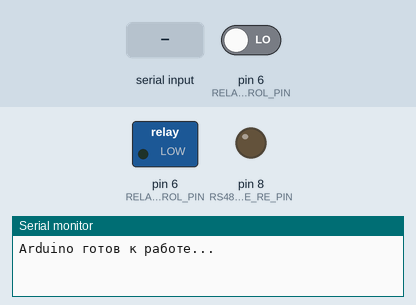
This sketch was run on a simulated Arduino Uno, built with avr-gcc and run on an emulated ATmega328P. On the bench: switched loads named in the sketch (green lamp = pin HIGH), output pins drawn as LEDs (lit = HIGH), the last lines printed to the serial monitor. The test bench sets the inputs (shaded band); at power-on: pin 6 (RELAY_CONTROL_PIN) LOW.

Above: at 1.2 s.
1.3 s: "1" received over the second serial link
At 2.7 s:
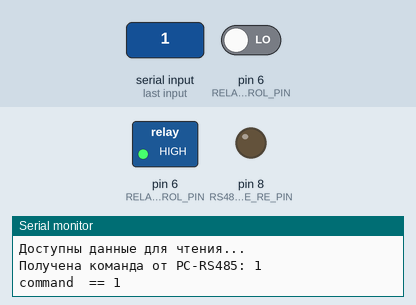
3.9 s: "2" received over the second serial link
Timing chart, 0 to 6.9 s (numbered marks = the images above; inputs shaded):
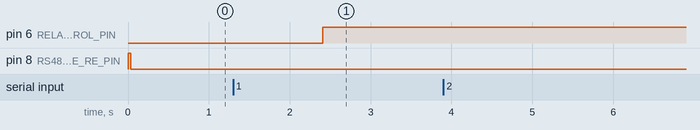

Measured:
- after the input at 1.3 s, pin 6 (RELAY_CONTROL_PIN): LOW → HIGH after 1.1 s

The sketch:

sketch.ino
```cpp
#include <SoftwareSerial.h>

// Правильно: SoftwareSerial(RX_пин, TX_пин)
// RX_пин = 10 (принимает от RO)
// TX_пин = 11 (передает к DI)
// Пин 10 (RX) ← RO (RS485) ← RS485 передаёт ← Arduino принимает (зелёный)
// Пин 11 (TX) → DI (RS485) → Arduino передаёт → RS485 принимает (оранжевый)
SoftwareSerial RS485_Serial(10, 11);

// DE and RE pins (RS485 module) to pin 8 arduino digital
const int RS485_DE_RE_PIN = 8;

// Relay control pin to pin 6 arduino digital
const int RELAY_CONTROL_PIN = 6;

class State
{
public:
    void send_state()
    {
      // 1. Считываем состояние пина 6 и сохраняем его в переменную
      int pinState = digitalRead(6);

      // 2. Проверяем считанное состояние
      if (pinState == HIGH) {
        // Выполняем действия, если пин в состоянии HIGH
        // Serial.println("Пин 7: HIGH");
        RS485_Serial.println("1");
        // Ждем окончания передачи
        delayMicroseconds(50); // правильно
      } else {
        // Выполняем действия, если пин в состоянии LOW
        // Serial.println("Пин 7: LOW");
        RS485_Serial.println("0");
      }
    }
};


class Control
{
public:
    void handler_command(String command)
    {
      // Настраиваем пин для управления реле  (Relay)
      pinMode(RELAY_CONTROL_PIN, INPUT);
      // Считываем состояние пина 6 и сохраняем его в переменную
      int pinState = digitalRead(6);

      // Проверяем считанное состояние
      if (command == "1") {
        Serial.println("command  == 1");
        // Настраиваем пин для управления реле  (Relay)
        pinMode(RELAY_CONTROL_PIN, OUTPUT);
        digitalWrite(RELAY_CONTROL_PIN, HIGH);
        delayMicroseconds(50); // правильно
      }

     // Проверяем считанное состояние
      if (command == "0") {
        Serial.println("command  == 0");
        // Настраиваем пин для управления реле  (Relay)
        pinMode(RELAY_CONTROL_PIN, OUTPUT);
        digitalWrite(RELAY_CONTROL_PIN, LOW);
        delayMicroseconds(50); // правильно
      }
    }
};


void setup() {
  // Инициализируем аппаратный серийный порт для отладки
  Serial.begin(9600);

  // Инициализируем программный серийный порт для RS485
  RS485_Serial.begin(9600);

  // Настраиваем пин для управления передачей (DE/RE)
  pinMode(RS485_DE_RE_PIN, OUTPUT);

  // Настраиваем пин для управления реле  (Relay)
  pinMode(RELAY_CONTROL_PIN, INPUT);

  Serial.println("Arduino готов к работе...");

  // Включаем передачу к PC-RS485
  digitalWrite(RS485_DE_RE_PIN, HIGH);
  RS485_Serial.println("Arduino is ready to go...");

  // Ждем окончания передачи
  delayMicroseconds(50); // правильно

  // Включаем прием от PC-RS485
  // digitalWrite(RS485_DE_RE_PIN, LOW);
  // Включаем прием от PC-RS485
  digitalWrite(RS485_DE_RE_PIN, HIGH);
  // Ждем окончания передачи
  delayMicroseconds(50); // правильно
}

State state;
Control control;

void loop() {
  // Читаем данные, пришедшие от PC-RS485
  if (RS485_Serial.available()) {
    Serial.println("Доступны данные для чтения...");
    String command = RS485_Serial.readString();
    Serial.println("Получена команда от PC-RS485: " + command);
    control.handler_command(command);
  }

  digitalWrite(RS485_DE_RE_PIN, HIGH);
  state.send_state();
  digitalWrite(RS485_DE_RE_PIN, LOW);
  delay(150); // правильно
}
```
